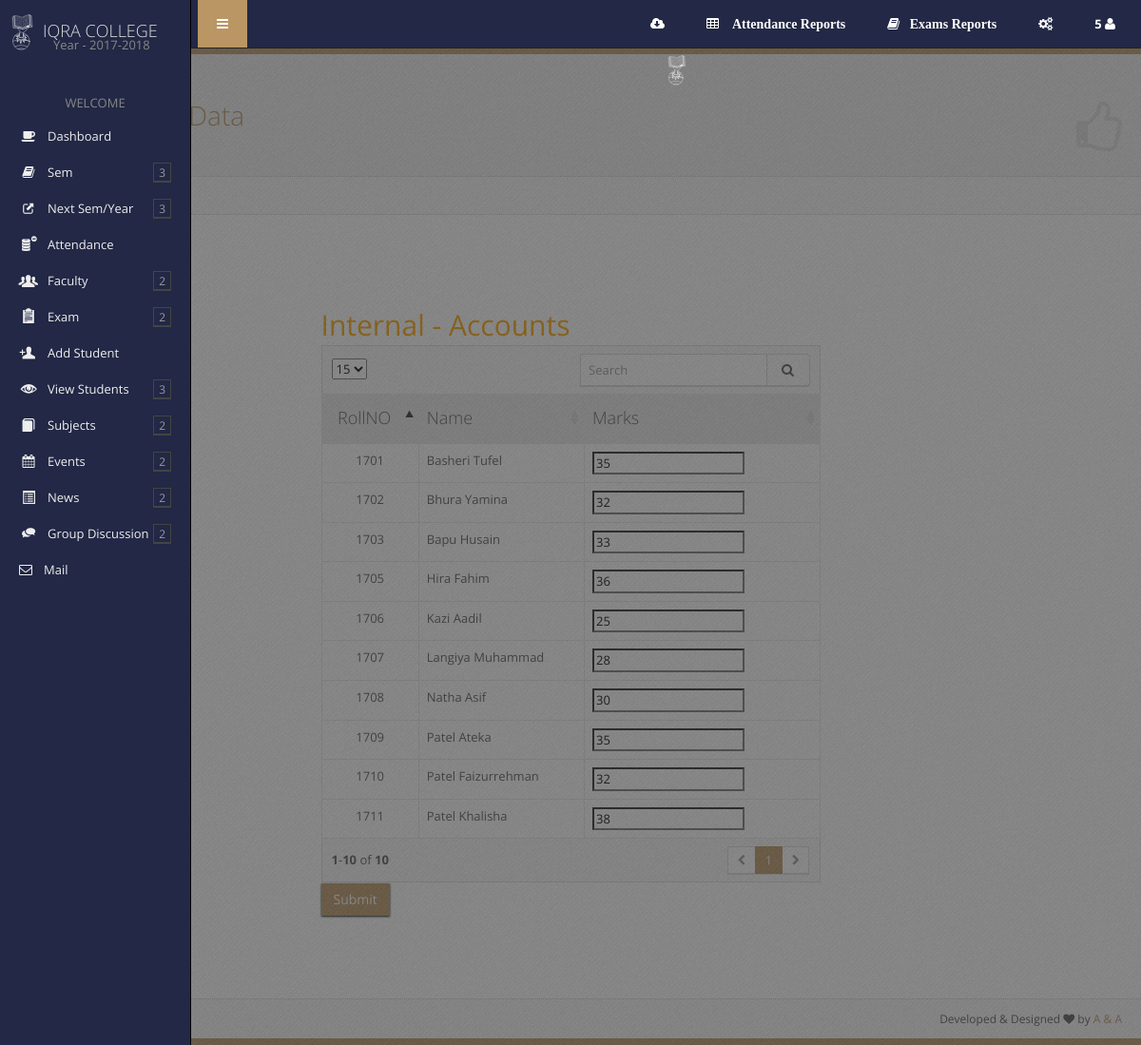
The page /admin/exam_subject_list.php?sem=2&exid=1&subid=7 (signed in) on the database its author committed.
### tables this page shows
CREATE TABLE `exam_tbl` (
  `exid` int(11) NOT NULL AUTO_INCREMENT,
  `exname` varchar(15) NOT NULL,
  `marks` int(11) NOT NULL,
  PRIMARY KEY (`exid`)
);

CREATE TABLE `subject_tbl` (
  `subid` int(11) NOT NULL AUTO_INCREMENT,
  `scode` int(11) NOT NULL,
  `sname` varchar(50) NOT NULL,
  `sem` int(11) NOT NULL,
  `fid` int(11) DEFAULT NULL,
  PRIMARY KEY (`subid`)
);

CREATE TABLE `student_tbl` (
  `studid` int(11) NOT NULL AUTO_INCREMENT,
  `rollno` int(11) NOT NULL,
  `fname` varchar(15) NOT NULL,
  `lname` varchar(15) NOT NULL,
  `gender` varchar(6) DEFAULT NULL,
  `dob` date DEFAULT NULL,
  `admissionyear` varchar(4) NOT NULL,
  `enrollid` varchar(20) NOT NULL,
  `username` varchar(50) DEFAULT NULL,
  `password` varchar(20) DEFAULT NULL,
  `approve` varchar(3) DEFAULT NULL,
  `isdetend` int(11) NOT NULL,
  `isleave` int(11) NOT NULL,
  `photo` varchar(50) DEFAULT NULL,
  PRIMARY KEY (`studid`)
);

CREATE TABLE `exam_result_tbl` (
  `erid` int(11) NOT NULL AUTO_INCREMENT,
  `smid` int(11) NOT NULL,
  `exid` int(11) NOT NULL,
  `subid` int(11) NOT NULL,
  `marks` int(11) NOT NULL,
  PRIMARY KEY (`erid`)
);

### admin/exam_subject_list.php (the view, shortened to what this page needs)
<?php include("DatabaseFiles/cn.php");
$exid=$_REQUEST['exid'];
$subid=$_GET['subid'];
$sem = $_REQUEST["sem"];
include("page_content/listheader.php");
?>
	<div class="row gutter30">
		<div class="col-sm-6 col-sm-offset-3">
			<div class="block" style="border: none;box-shadow: none;margin:50px 0">
				<form method="post" id="form1">
                      <span class="form-group" style="font-size:30px;color:orange;">
                          <?php
                                $e=mysql_query("select * from exam_tbl where exid=".$exid);
                                $s=mysql_query("select * from subject_tbl where subid=".$subid);
                                $e1=mysql_fetch_object($e);
                                $s1=mysql_fetch_object($s);
                          echo $e1->exname ?>
                      </span><span style="font-size:30px;color:orange;"><?= "- ".$s1->sname ?></span>
                       <div class="table-responsive">
                        <table id="example-datatable" class="table table-bordered table-hover">
                            <thead>
                                <tr>
                                    <th class="text-center">RollNO</th>
                                    <th>Name</th>
                                    <th>Marks</th>
                                </tr>
                            </thead>
                            <tbody>
                            <?php
                                $r=mysql_query("select student_sem_tbl.* from student_sem_tbl inner join exam_result_tbl where student_sem_tbl.smid = exam_result_tbl.smid  AND exam_result_tbl.subid=$subid AND student_sem_tbl.year='".$_SESSION["year"]."' AND student_sem_tbl.sem=$sem AND exam_result_tbl.exid=$exid");
                                while($r1=mysql_fetch_object($r))
                                {$con=mysql_fetch_object(mysql_query("select * from exam_tbl where exid=".$_REQUEST["exid"]));
                                    $smid=$r1->smid;
                                    $st=mysql_query("select student_tbl.* from student_sem_tbl inner join student_tbl where student_sem_tbl.studid = student_tbl.studid AND student_tbl.isdetend=0 AND student_tbl.isleave=0 AND student_sem_tbl.year='".$_SESSION["year"]."' AND student_sem_tbl.smid=$smid");
                                    $mr=mysql_query("select * from exam_result_tbl where smid=$smid AND exid=$exid AND subid=$subid");
                                    while($st1=mysql_fetch_object($st))
                                    {
                                ?>
                                <tr>
                                    <td class='text-center'><?= $st1->rollno;?></td>
                                    <td><?=  $st1->fname." ".$st1->lname;?></td>
                                    <?php while($mr1=mysql_fetch_object($mr))
                                    {
                                    ?>
                                    <td><input type="text" data-bvalidator="min[0],max[<?= $con->marks?>],required" name="marks[]" value="<?= $mr1->marks?>"></td>
                                    <?php }?>
                                </tr>
                                <?php }}?>
                            </tbody>
				        </table>
                    </div>
					<div class="form-group">
						<input type="submit" name="sbtn" class="btn btn-primary">
					</div>
				</form>
			</div>
		</div>
	</div>
</div>
<?php
    include("page_content/listfooter.php");
?>

### admin/css/main-1.03.css (style rules this page uses)
body { font-family:"Open Sans","Helvetica Neue",Helvetica,Arial,sans-serif;color:#555;font-size:13px;background:#454545 url(../img/template/bg.png) top left repeat }
.block { margin:0 0 20px;padding:20px 20px 1px;background-color:#fff }
.block .block { border:1px solid #d9d9d9;-webkit-box-shadow:0 1px #d9d9d9;box-shadow:0 1px #d9d9d9 }
.table thead>tr>th { font-size:18px;font-weight:300 }
.table thead>tr>th,.table thead>tr>td,.table tfoot>tr>th,.table tfoot>tr>td { background-color:#e9e9e9;padding-top:12px;padding-bottom:12px }
.table thead>tr>th,.table tbody>tr>th,.table tfoot>tr>th,.table thead>tr>td,.table tbody>tr>td,.table tfoot>tr>td,.table tbody+tbody,.table-bordered,.table-bordered>thead>tr>th,.table-bordered>tbody>tr>th,.table-bordered>tfoot>tr>th,.table-bordered>thead>tr>td,.table-bordered>tbody>tr>td,.table-bordered>tfoot>tr>td { border-color:#e9e9e9 }
.btn { margin:1px 0;border-radius:0!important }
.btn-primary,.btn-primary:hover,.btn-primary:focus,.btn-primary:active,.btn-primary.active,.open .dropdown-toggle.btn-primary,.btn-primary.disabled,.btn-primary[disabled],fieldset[disabled] .btn-primary,.btn-primary.disabled:hover,.btn-primary[disabled]:hover,fieldset[disabled] .btn-primary:hover,.btn-primary.disabled:focus,.btn-primary[disabled]:focus,fieldset[disabled] .btn-primary:focus,.btn-primary.disabled:active,.btn-primary[disabled]:active,fieldset[disabled] .btn-primary:active,.btn-primary.disabled.active,.btn-primary[disabled].active,fieldset[disabled] .btn-primary.active { background-color:#B99663;border-color:#b99663;-webkit-box-shadow:0 1px 2px black;box-shadow:0 1px 2px black }
p,.table,.alert,.carousel { margin-bottom:20px }
.row { margin-right:-5px;margin-left:-5px }
.col-xs-1,.col-xs-2,.col-xs-3,.col-xs-4,.col-xs-5,.col-xs-6,.col-xs-7,.col-xs-8,.col-xs-9,.col-xs-10,.col-xs-11,.col-xs-12,.col-sm-1,.col-sm-2,.col-sm-3,.col-sm-4,.col-sm-5,.col-sm-6,.col-sm-7,.col-sm-8,.col-sm-9,.col-sm-10,.col-sm-11,.col-sm-12,.col-md-1,.col-md-2,.col-md-3,.col-md-4,.col-md-5,.col-md-6,.col-md-7,.col-md-8,.col-md-9,.col-md-10,.col-md-11,.col-md-12,.col-lg-1,.col-lg-2,.col-lg-3,.col-lg-4,.col-lg-5,.col-lg-6,.col-lg-7,.col-lg-8,.col-lg-9,.col-lg-10,.col-lg-11,.col-lg-12 { padding-right:5px;padding-left:5px }
.row.gutter30 { margin-right:-15px;margin-left:-15px }
.gutter30>.col-xs-1,.gutter30>.col-xs-2,.gutter30>.col-xs-3,.gutter30>.col-xs-4,.gutter30>.col-xs-5,.gutter30>.col-xs-6,.gutter30>.col-xs-7,.gutter30>.col-xs-8,.gutter30>.col-xs-9,.gutter30>.col-xs-10,.gutter30>.col-xs-11,.gutter30>.col-xs-12,.gutter30>.col-sm-1,.gutter30>.col-sm-2,.gutter30>.col-sm-3,.gutter30>.col-sm-4,.gutter30>.col-sm-5,.gutter30>.col-sm-6,.gutter30>.col-sm-7,.gutter30>.col-sm-8,.gutter30>.col-sm-9,.gutter30>.col-sm-10,.gutter30>.col-sm-11,.gutter30>.col-sm-12,.gutter30>.col-md-1,.gutter30>.col-md-2,.gutter30>.col-md-3,.gutter30>.col-md-4,.gutter30>.col-md-5,.gutter30>.col-md-6,.gutter30>.col-md-7,.gutter30>.col-md-8,.gutter30>.col-md-9,.gutter30>.col-md-10,.gutter30>.col-md-11,.gutter30>.col-md-12,.gutter30>.col-lg-1,.gutter30>.col-lg-2,.gutter30>.col-lg-3,.gutter30>.col-lg-4,.gutter30>.col-lg-5,.gutter30>.col-lg-6,.gutter30>.col-lg-7,.gutter30>.col-lg-8,.gutter30>.col-lg-9,.gutter30>.col-lg-10,.gutter30>.col-lg-11,.gutter30>.col-lg-12 { padding-right:15px;padding-left:15px }

### rows shown on the page
exam_tbl: exname "Internal"
subject_tbl: sname "Accounts"
student_tbl: rollno "1701", fname "Basheri", lname "Tufel"
exam_result_tbl: marks "35"
student_tbl: rollno "1702", fname "Bhura", lname "Yamina"
exam_result_tbl: marks "32"
student_tbl: rollno "1703", fname "Bapu", lname "Husain"
exam_result_tbl: marks "33"
student_tbl: rollno "1705", fname "Hira", lname "Fahim"
exam_result_tbl: marks "36"
student_tbl: rollno "1706", fname "Kazi", lname "Aadil"
exam_result_tbl: marks "25"
student_tbl: rollno "1707", fname "Langiya", lname "Muhammad"
exam_result_tbl: marks "28"
student_tbl: rollno "1708", fname "Natha", lname "Asif"
exam_result_tbl: marks "30"
student_tbl: rollno "1709", fname "Patel", lname "Ateka"
exam_result_tbl: marks "35"
student_tbl: rollno "1710", fname "Patel", lname "Faizurrehman"
exam_result_tbl: marks "32"
student_tbl: rollno "1711", fname "Patel", lname "Khalisha"
exam_result_tbl: marks "38"

### other values the page prints
$_SESSION["year"] "2017-2018"
